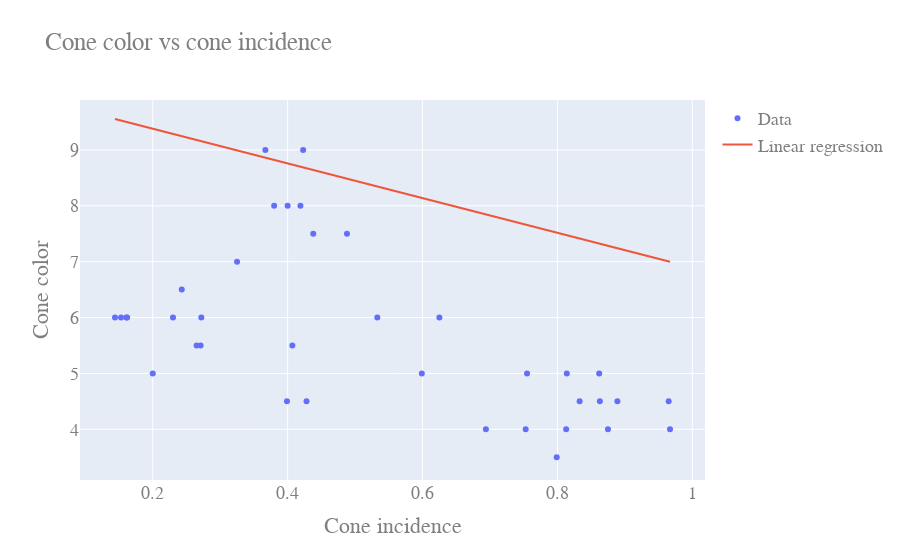

The code cell stored with this chart in its notebook:
### Code cell
# Plot cone color vs cone incidence
fig = go.Figure()

fig.add_trace(go.Scatter(x=data_cone_color_cone_incidence[:, 0], y=data_cone_color_cone_incidence[:, 1],
                    mode='markers',
                    name='Data'))

fig.add_trace(go.Scatter(x=data_cone_color_cone_incidence[:, 0], y=cone_color_cone_incidence(data_cone_color_cone_incidence[:, 0]),
                    mode='lines',
                    name='Linear regression'))

fig.update_layout(
    title="Cone color vs cone incidence",
    xaxis_title="Cone incidence",
    yaxis_title="Cone color",
    font=dict(
        family="Courier New, monospace",
        size=18,
        color="#7f7f7f"
    )
)

fig.show()

### Figure 1 — Plotly figure (JSON) as saved in the notebook; plotly's stock layout.template omitted (floating-point values rounded to 4 significant figures)
{"data": [{"mode": "markers", "name": "Data", "type": "scatter", "x": [0.863, 0.694, 0.862, 0.833, 0.875, 0.889, 0.753, 0.599, 0.813, 0.814, 0.755, 0.799, 0.967, 0.23, 0.407, 0.399, 0.265, 0.271, 0.2, 0.162, 0.272, 0.243, 0.161, 0.144, 0.153, 0.428, 0.533, 0.488, 0.625, 0.38, 0.419, 0.4, 0.423, 0.367, 0.438, 0.325, 0.965], "y": [4.5, 4, 5, 4.5, 4, 4.5, 4, 5, 4, 5, 5, 3.5, 4, 6, 5.5, 4.5, 5.5, 5.5, 5, 6, 6, 6.5, 6, 6, 6, 4.5, 6, 7.5, 6, 8, 8, 8, 9, 9, 7.5, 7, 4.5]}, {"mode": "lines", "name": "Linear regression", "type": "scatter", "x": [0.863, 0.694, 0.862, 0.833, 0.875, 0.889, 0.753, 0.599, 0.813, 0.814, 0.755, 0.799, 0.967, 0.23, 0.407, 0.399, 0.265, 0.271, 0.2, 0.162, 0.272, 0.243, 0.161, 0.144, 0.153, 0.428, 0.533, 0.488, 0.625, 0.38, 0.419, 0.4, 0.423, 0.367, 0.438, 0.325, 0.965], "y": [7.322, 7.846, 7.325, 7.415, 7.285, 7.241, 7.663, 8.141, 7.477, 7.474, 7.657, 7.52, 6.999, 9.286, 8.737, 8.762, 9.178, 9.159, 9.379, 9.497, 9.156, 9.246, 9.5, 9.553, 9.525, 8.672, 8.346, 8.486, 8.06, 8.821, 8.7, 8.759, 8.687, 8.861, 8.641, 8.991, 7.005]}], "layout": {"font": {"color": "#7f7f7f", "family": "Courier New, monospace", "size": 18}, "title": {"text": "Cone color vs cone incidence"}, "xaxis": {"title": {"text": "Cone incidence"}}, "yaxis": {"title": {"text": "Cone color"}}}}
